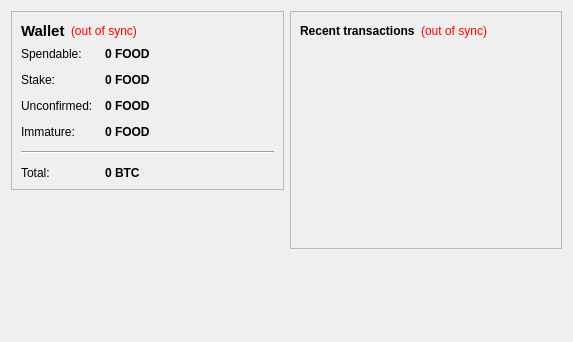
<?xml version="1.0" encoding="UTF-8"?>
<ui version="4.0">
 <class>OverviewPage</class>
 <widget class="QWidget" name="OverviewPage">
  <property name="geometry">
   <rect>
    <x>0</x>
    <y>0</y>
    <width>573</width>
    <height>342</height>
   </rect>
  </property>
  <property name="windowTitle">
   <string>Form</string>
  </property>
  <layout class="QHBoxLayout" name="horizontalLayout" stretch="1,1">
   <item>
    <layout class="QVBoxLayout" name="verticalLayout_2">
     <item>
      <widget class="QFrame" name="frame">
       <property name="frameShape">
        <enum>QFrame::StyledPanel</enum>
       </property>
       <property name="frameShadow">
        <enum>QFrame::Raised</enum>
       </property>
       <layout class="QVBoxLayout" name="verticalLayout_4">
        <item>
         <layout class="QHBoxLayout" name="horizontalLayout_4">
          <item>
           <widget class="QLabel" name="label_5">
            <property name="font">
             <font>
              <pointsize>11</pointsize>
              <weight>75</weight>
              <bold>true</bold>
             </font>
            </property>
            <property name="text">
             <string>Wallet</string>
            </property>
           </widget>
          </item>
          <item>
           <widget class="QLabel" name="labelWalletStatus">
            <property name="toolTip">
             <string>The displayed information may be out of date. Your wallet automatically synchronizes with the Plankton network after a connection is established, but this process has not completed yet.</string>
            </property>
            <property name="styleSheet">
             <string notr="true">QLabel { color: red; }</string>
            </property>
            <property name="text">
             <string notr="true">(out of sync)</string>
            </property>
            <property name="alignment">
             <set>Qt::AlignLeading|Qt::AlignLeft|Qt::AlignVCenter</set>
            </property>
           </widget>
          </item>
          <item>
           <spacer name="horizontalSpacer_2">
            <property name="orientation">
             <enum>Qt::Horizontal</enum>
            </property>
            <property name="sizeHint" stdset="0">
             <size>
              <width>40</width>
              <height>20</height>
             </size>
            </property>
           </spacer>
          </item>
         </layout>
        </item>
        <item>
         <layout class="QFormLayout" name="formLayout_2">
          <property name="fieldGrowthPolicy">
           <enum>QFormLayout::AllNonFixedFieldsGrow</enum>
          </property>
          <property name="horizontalSpacing">
           <number>12</number>
          </property>
          <property name="verticalSpacing">
           <number>12</number>
          </property>
          <item row="0" column="0">
           <widget class="QLabel" name="label">
            <property name="text">
             <string>Spendable:</string>
            </property>
           </widget>
          </item>
          <item row="0" column="1">
           <widget class="QLabel" name="labelBalance">
            <property name="font">
             <font>
              <weight>75</weight>
              <bold>true</bold>
             </font>
            </property>
            <property name="cursor">
             <cursorShape>IBeamCursor</cursorShape>
            </property>
            <property name="toolTip">
             <string>Your current spendable balance</string>
            </property>
            <property name="text">
             <string notr="true">0 FOOD</string>
            </property>
            <property name="textInteractionFlags">
             <set>Qt::LinksAccessibleByMouse|Qt::TextSelectableByKeyboard|Qt::TextSelectableByMouse</set>
            </property>
           </widget>
          </item>
          <item row="1" column="0">
           <widget class="QLabel" name="label_6">
            <property name="text">
             <string>Stake:</string>
            </property>
           </widget>
          </item>
          <item row="1" column="1">
           <widget class="QLabel" name="labelStake">
            <property name="font">
             <font>
              <weight>75</weight>
              <bold>true</bold>
             </font>
            </property>
            <property name="cursor">
             <cursorShape>IBeamCursor</cursorShape>
            </property>
            <property name="toolTip">
             <string>Total of coins that was staked, and do not yet count toward the current balance</string>
            </property>
            <property name="text">
             <string notr="true">0 FOOD</string>
            </property>
            <property name="textInteractionFlags">
             <set>Qt::LinksAccessibleByMouse|Qt::TextSelectableByKeyboard|Qt::TextSelectableByMouse</set>
            </property>
           </widget>
          </item>
          <item row="2" column="0">
           <widget class="QLabel" name="label_3">
            <property name="text">
             <string>Unconfirmed:</string>
            </property>
           </widget>
          </item>
          <item row="2" column="1">
           <widget class="QLabel" name="labelUnconfirmed">
            <property name="font">
             <font>
              <weight>75</weight>
              <bold>true</bold>
             </font>
            </property>
            <property name="cursor">
             <cursorShape>IBeamCursor</cursorShape>
            </property>
            <property name="toolTip">
             <string>Total of transactions that have yet to be confirmed, and do not yet count toward the current balance</string>
            </property>
            <property name="text">
             <string notr="true">0 FOOD</string>
            </property>
            <property name="textInteractionFlags">
             <set>Qt::LinksAccessibleByMouse|Qt::TextSelectableByKeyboard|Qt::TextSelectableByMouse</set>
            </property>
           </widget>
          </item>
          <item row="3" column="0">
           <widget class="QLabel" name="labelImmatureText">
            <property name="text">
             <string>Immature:</string>
            </property>
           </widget>
          </item>
          <item row="3" column="1">
           <widget class="QLabel" name="labelImmature">
            <property name="font">
             <font>
              <weight>75</weight>
              <bold>true</bold>
             </font>
            </property>
            <property name="toolTip">
             <string>Mined balance that has not yet matured</string>
            </property>
            <property name="text">
             <string notr="true">0 FOOD</string>
            </property>
            <property name="textInteractionFlags">
             <set>Qt::LinksAccessibleByMouse|Qt::TextSelectableByKeyboard|Qt::TextSelectableByMouse</set>
            </property>
           </widget>
          </item>
          <item row="4" column="0" colspan="2">
           <widget class="Line" name="line">
            <property name="orientation">
             <enum>Qt::Horizontal</enum>
            </property>
           </widget>
          </item>
          <item row="5" column="0">
           <widget class="QLabel" name="labelTotalText">
            <property name="text">
             <string>Total:</string>
            </property>
           </widget>
          </item>
          <item row="5" column="1">
           <widget class="QLabel" name="labelTotal">
            <property name="font">
             <font>
              <weight>75</weight>
              <bold>true</bold>
             </font>
            </property>
            <property name="cursor">
             <cursorShape>IBeamCursor</cursorShape>
            </property>
            <property name="toolTip">
             <string>Your current total balance</string>
            </property>
            <property name="text">
             <string notr="true">0 BTC</string>
            </property>
            <property name="textInteractionFlags">
             <set>Qt::LinksAccessibleByMouse|Qt::TextSelectableByKeyboard|Qt::TextSelectableByMouse</set>
            </property>
           </widget>
          </item>
         </layout>
        </item>
       </layout>
      </widget>
     </item>
     <item>
      <spacer name="verticalSpacer_3">
       <property name="orientation">
        <enum>Qt::Vertical</enum>
       </property>
       <property name="sizeHint" stdset="0">
        <size>
         <width>20</width>
         <height>40</height>
        </size>
       </property>
      </spacer>
     </item>
     <item>
      <widget class="QLabel" name="label_2">
       <property name="text">
        <string/>
       </property>
       <property name="pixmap">
        <pixmap resource="../bitcoin.qrc">:/images/backg</pixmap>
       </property>
       <property name="scaledContents">
        <bool>false</bool>
       </property>
       <property name="alignment">
        <set>Qt::AlignCenter</set>
       </property>
      </widget>
     </item>
     <item>
      <spacer name="verticalSpacer">
       <property name="orientation">
        <enum>Qt::Vertical</enum>
       </property>
       <property name="sizeHint" stdset="0">
        <size>
         <width>20</width>
         <height>40</height>
        </size>
       </property>
      </spacer>
     </item>
    </layout>
   </item>
   <item>
    <layout class="QVBoxLayout" name="verticalLayout_3">
     <item>
      <widget class="QFrame" name="frame_2">
       <property name="frameShape">
        <enum>QFrame::StyledPanel</enum>
       </property>
       <property name="frameShadow">
        <enum>QFrame::Raised</enum>
       </property>
       <layout class="QVBoxLayout" name="verticalLayout">
        <item>
         <layout class="QHBoxLayout" name="horizontalLayout_2">
          <item>
           <widget class="QLabel" name="label_4">
            <property name="text">
             <string>&lt;b&gt;Recent transactions&lt;/b&gt;</string>
            </property>
           </widget>
          </item>
          <item>
           <widget class="QLabel" name="labelTransactionsStatus">
            <property name="toolTip">
             <string>The displayed information may be out of date. Your wallet automatically synchronizes with the Plankton network after a connection is established, but this process has not completed yet.</string>
            </property>
            <property name="styleSheet">
             <string notr="true">QLabel { color: red; }</string>
            </property>
            <property name="text">
             <string notr="true">(out of sync)</string>
            </property>
            <property name="alignment">
             <set>Qt::AlignRight|Qt::AlignTrailing|Qt::AlignVCenter</set>
            </property>
           </widget>
          </item>
          <item>
           <spacer name="horizontalSpacer">
            <property name="orientation">
             <enum>Qt::Horizontal</enum>
            </property>
            <property name="sizeHint" stdset="0">
             <size>
              <width>40</width>
              <height>20</height>
             </size>
            </property>
           </spacer>
          </item>
         </layout>
        </item>
        <item>
         <widget class="QListView" name="listTransactions">
          <property name="styleSheet">
           <string notr="true">QListView { background: transparent; }</string>
          </property>
          <property name="frameShape">
           <enum>QFrame::NoFrame</enum>
          </property>
          <property name="verticalScrollBarPolicy">
           <enum>Qt::ScrollBarAlwaysOff</enum>
          </property>
          <property name="horizontalScrollBarPolicy">
           <enum>Qt::ScrollBarAlwaysOff</enum>
          </property>
          <property name="selectionMode">
           <enum>QAbstractItemView::NoSelection</enum>
          </property>
         </widget>
        </item>
       </layout>
      </widget>
     </item>
     <item>
      <spacer name="verticalSpacer_2">
       <property name="orientation">
        <enum>Qt::Vertical</enum>
       </property>
       <property name="sizeHint" stdset="0">
        <size>
         <width>20</width>
         <height>40</height>
        </size>
       </property>
      </spacer>
     </item>
    </layout>
   </item>
  </layout>
 </widget>
 <resources>
  <include location="../bitcoin.qrc"/>
 </resources>
 <connections/>
</ui>
